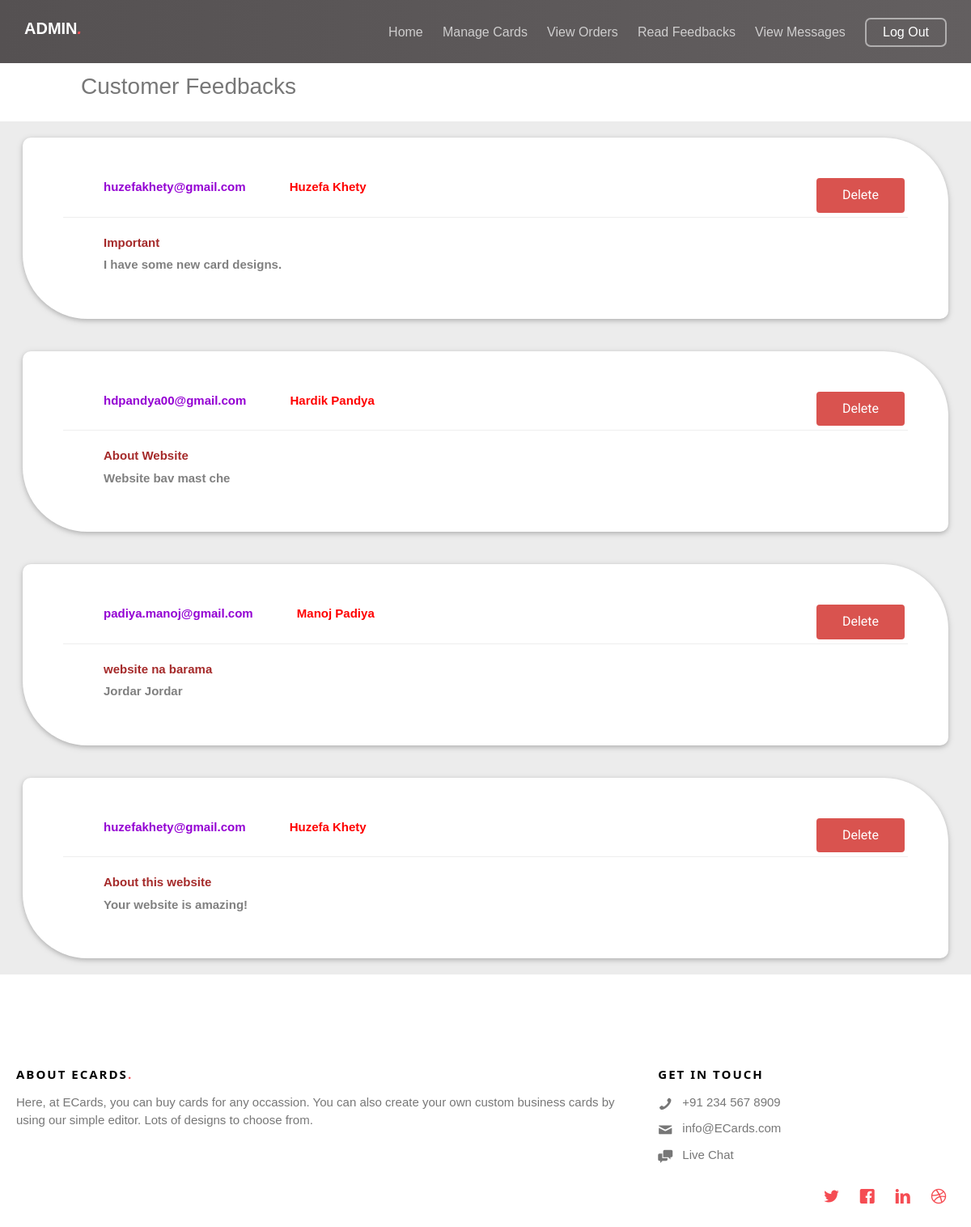
Page /Admin/contact.php (signed in) on the committed database.
### tables this page shows
CREATE TABLE `message` (
  `message_id` int(11) NOT NULL,
  `user_id` varchar(255) NOT NULL,
  `email` varchar(255) NOT NULL,
  `fname` varchar(255) NOT NULL,
  `subject` varchar(255) NOT NULL,
  `msg` text NOT NULL
);

### Admin/contact.php (the view, shortened to what this page needs)
	<?php
		include("nav.php");
		include("../config/config.php");
	?>
	<br><br><br><br>
		<div style="margin-top: 5%; background-color: rgb(236,236,236); class="gtco-container">
			<span style="position: absolute; margin-top: -64px; font-size: 28px; margin-left: 100px">Customer Feedbacks</span>
				<?php
					$query = "select * from message order by message_id desc";
					$res = mysqli_query($con,$query);
					if(mysqli_num_rows($res) > 0){
						while($row = mysqli_fetch_array($res)) {
							echo "
							<div class='row'>
								<div class='w3-panel w3-white w3-card w3-display-container custom-style'>
									<label style='margin-left:50px; color:darkviolet'>$row[2]</label>
									<label style='margin-left:50px;color:red'>$row[3]</label>
									<a href='contact.php?id=$row[0]' style='float:right;' class='btn btn-danger'>Delete</a>
									<br><hr>
									<label style='margin-left:50px; color:brown'>$row[4]</label><br>
									<label style='margin-left:50px; color:grey'>$row[5]</label>
								</div>
							</div>";
						}
					}
				?>
			</div>
<?php
		include("footer.php");
?>

### Admin/css/style.css (style rules this page uses)
body { font-family: "Roboto", Arial, sans-serif; font-weight: 300; font-size: 16px; line-height: 1.7; color: #777; background: #ececec; }
a { color: #f54c53; -webkit-transition: 0.5s; -o-transition: 0.5s; transition: 0.5s; }
.btn { margin-right: 4px; margin-bottom: 4px; font-family: "Roboto", Arial, sans-serif; font-size: 16px; font-weight: 400; -webkit-border-radius: 4px; -moz-border-radius: 4px; -ms-border-radius: 4px; border-radius: 4px; -webkit-transition: 0.5s; -o-transition: 0.5s; transition: 0.5s; padding: 8px 30px; }
.btn-danger { background: #d9534f; color: #fff; border: 2px solid #d9534f; }

### Admin/css/admin_slider.css (style rules this page uses)
html { height: 100vh; }
body { padding: 0; margin: 0; font-family: 'Fjalla One', sans-serif; background: linear-gradient( #fff, #fefefe, #eaeaea); }

### Admin/css/w3.css (style rules this page uses)
html { box-sizing:border-box }
*,*:before,*:after { box-sizing:inherit }
html { -ms-text-size-adjust:100%;-webkit-text-size-adjust:100% }
body { margin:0 }
a { background-color:transparent;-webkit-text-decoration-skip:objects }
hr { box-sizing:content-box;height:0;overflow:visible }
html,body { font-family:Verdana,sans-serif;font-size:15px;line-height:1.5 }
html { overflow-x:hidden }
hr { border:0;border-top:1px solid #eee;margin:20px 0 }
a { color:inherit }
.w3-tooltip,.w3-display-container { position:relative }
.w3-container:after,.w3-container:before,.w3-panel:after,.w3-panel:before,.w3-row:after,.w3-row:before,.w3-row-padding:after,.w3-row-padding:before, .w3-cell-row:before,.w3-cell-row:after,.w3-clear:after,.w3-clear:before,.w3-bar:before,.w3-bar:after { content:"";display:table;clear:both }
.w3-container,.w3-panel { padding:0.01em 16px }
.w3-panel { margin-top:16px;margin-bottom:16px }
.w3-card,.w3-card-2 { box-shadow:0 2px 5px 0 rgba(0,0,0,0.16),0 2px 10px 0 rgba(0,0,0,0.12) }
.w3-white,.w3-hover-white:hover { color:#000!important;background-color:#fff!important }

### Admin/nav.php (style rules this page uses)
.custom-style { padding: 50px; margin-left: 43px; margin-right: 43px; margin-top: 20px; margin-bottom: 20px; border-bottom-left-radius: 80px; border-top-right-radius: 80px; border-bottom-right-radius: 10px; border-top-left-radius: 10px; }

### rows in the picture
message: email "huzefakhety@gmail.com", fname "Huzefa Khety", subject "Important", msg "I have some new card designs."
message: email "hdpandya00@gmail.com", fname "Hardik Pandya", subject "About Website", msg "Website bav mast che"
message: email "padiya.manoj@gmail.com", fname "Manoj Padiya", subject "website na barama", msg "Jordar Jordar"
message: email "huzefakhety@gmail.com", fname "Huzefa Khety", subject "About this website", msg "Your website is amazing!"
